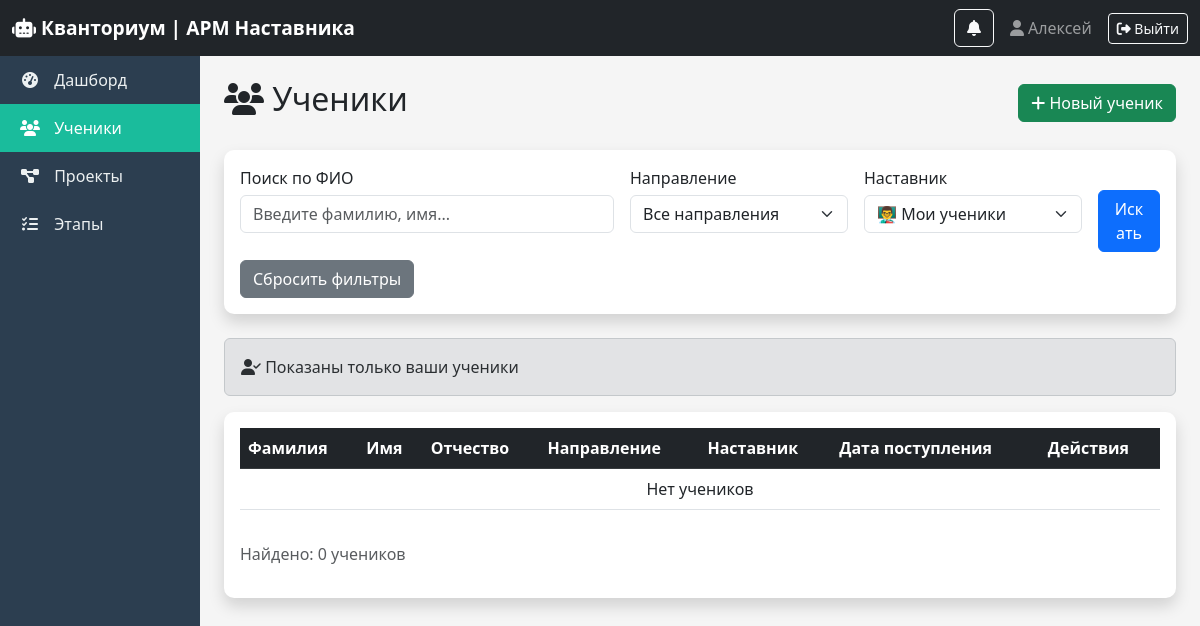
The page /students/ (signed in) on the database as committed earlier.
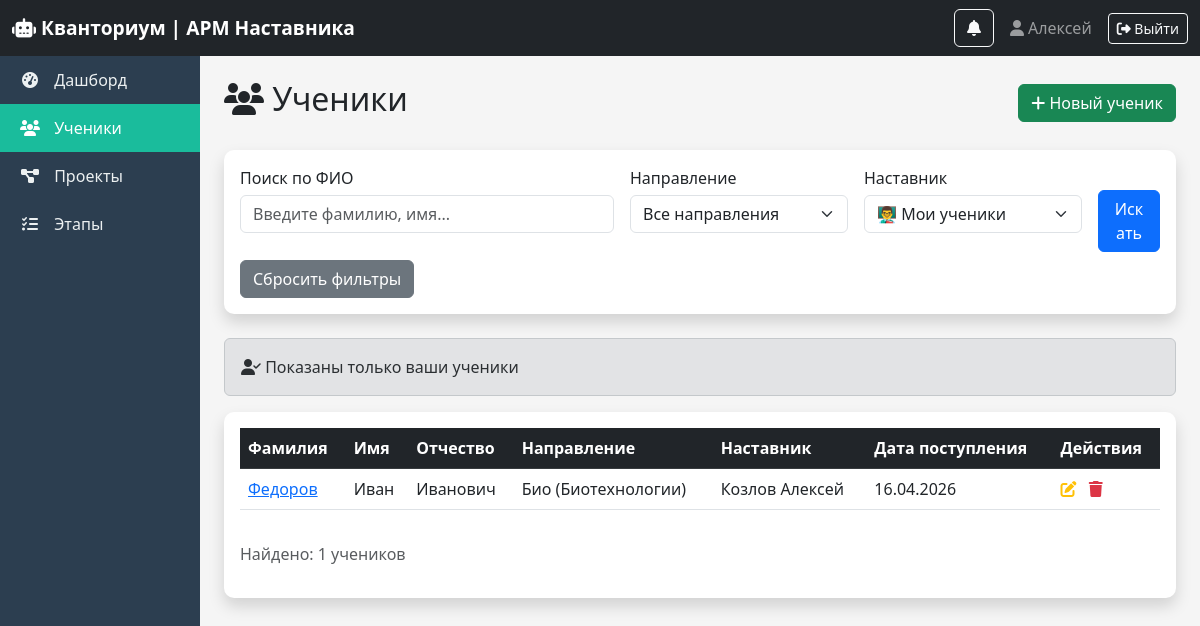
The same page on the database as committed later.
### core/models.py (models this page shows, shortened)
class Student(models.Model):
    last_name = models.CharField(max_length=50, verbose_name="Фамилия")
    first_name = models.CharField(max_length=50, verbose_name="Имя")
    middle_name = models.CharField(max_length=50, blank=True, verbose_name="Отчество")
    group_name = models.CharField(max_length=50, verbose_name="Направление")  # группа
    mentor = models.ForeignKey(Mentor, on_delete=models.SET_NULL, null=True, verbose_name="Наставник")
    enrollment_date = models.DateField(verbose_name="Дата поступления")
    class Meta:
        verbose_name = "Обучающийся"
        verbose_name_plural = "Обучающиеся"

class Mentor(models.Model):
    user = models.OneToOneField(User, on_delete=models.CASCADE, verbose_name="Пользователь")
    department = models.CharField(max_length=100, verbose_name="Квантум")  # факультет
    phone = models.CharField(max_length=20, blank=True, verbose_name="Телефон")
    class Meta:
        verbose_name = "Наставник"
        verbose_name_plural = "Наставники"

### core/views.py (the view)
# urls.py: path('students/', views.student_list, name='student_list'),
@login_required
def student_list(request):
    students = Student.objects.all()
    current_mentor = get_user_mentor(request)
    is_superuser = request.user.is_superuser
    is_methodist = request.user.groups.filter(name='Методист').exists()
    can_edit = user_can_edit(request)
    mentor_filter = request.GET.get('mentor_filter', '')
    if is_methodist or mentor_filter == 'all':
        students = Student.objects.all()
    elif mentor_filter and mentor_filter != 'my':
        try:
            students = students.filter(mentor_id=int(mentor_filter))
        except:
            pass
    else:
        if not is_superuser and current_mentor:
            students = students.filter(mentor=current_mentor)
    search_query = request.GET.get('search', '')
    if search_query:
        students = students.filter(
            Q(last_name__icontains=search_query) |
            Q(first_name__icontains=search_query) |
            Q(middle_name__icontains=search_query)
        )
    group_filter = request.GET.get('group', '')
    if group_filter:
        students = students.filter(group_name=group_filter)
    groups = Student.objects.values_list('group_name', flat=True).distinct()
    mentors = Mentor.objects.all()
    context = {
        'students': students,
        'search_query': search_query,
        'group_filter': group_filter,
        'groups': groups,
        'mentors': mentors,
        'mentor_filter': mentor_filter,
        'current_mentor_id': current_mentor.id if current_mentor else None,
        'is_superuser': is_superuser,
        'can_edit': can_edit,
        'is_methodist': is_methodist,
    }
    return render(request, 'core/student_list.html', context)

### core/views.py (called while the page is built)
def get_user_mentor(request):
    if not request.user.is_authenticated:
        return None
    try:
        return request.user.mentor
    except:
        return None

def user_can_edit(request):
    if request.user.is_superuser:
        return True
    if request.user.username == 'metodist':
        return False
    return True

### core/templates/core/student_list.html (shortened to what the changed rows need)
{% extends 'core/base.html' %}
{% block content %}
<div class="d-flex justify-content-between align-items-center mb-4">
    <h2><i class="fas fa-users"></i> Ученики</h2>
</div>
<div class="card shadow">
    <div class="card-body">
        <div class="table-wrapper">
            <table class="table table-hover">
                <thead class="table-dark">
                    <tr>
                        <th>Фамилия</th>
                        <th>Имя</th>
                        <th>Отчество</th>
                        <th>Направление</th>
                        <th>Наставник</th>
                        <th>Дата поступления</th>
                        <th>Действия</th>
                    </tr>
                </thead>
                <tbody>
                    {% for student in students %}
                    <tr>
                        <td><a href="{% url 'student_detail' student.id %}">{{ student.last_name }}</a></td>
                        <td>{{ student.first_name }}</a></td>
                        <td>{{ student.middle_name|default:"—" }}</a></td>
                        <td>{{ student.group_name }}</a></td>
                        <td>{{ student.mentor.user.last_name }} {{ student.mentor.user.first_name }}</a></td>
                        <td>{{ student.enrollment_date|date:"d.m.Y" }}</a></td>
                        {% if user.is_superuser or user.username != 'metodist' %}
                        <td class="text-nowrap">
                            <a href="{% url 'student_edit' student.id %}" class="text-warning me-2"><i class="fas fa-edit"></i></a>
                            <a href="{% url 'student_delete' student.id %}" class="text-danger"><i class="fas fa-trash"></i></a>
                        </a></td>
                        {% else %}
                        <td class="text-muted text-center">—</a></td>
                        {% endif %}
                    </tr>
                    {% empty %}
                    <tr>
                        <td colspan="7" class="text-center">Нет учеников</a></td>
                    </tr>
                    {% endfor %}
                </tbody>
            </table>
        </div>
        <p class="text-muted mt-3">Найдено: {{ students|length }} учеников</p>
    </div>
</div>
{% endblock %}

Rows that differ between the two databases and show on the page:
added Student: last_name "Федоров", first_name "Иван", middle_name "Иванович", group_name "Био (Биотехнологии)", mentor.user.last_name "Козлов", mentor.user.first_name "Алексей", enrollment_date "16.04.2026"
Other text that changed with them:
{{ students|length }}: "0" → "1"
text no longer shown: "Нет учеников"
